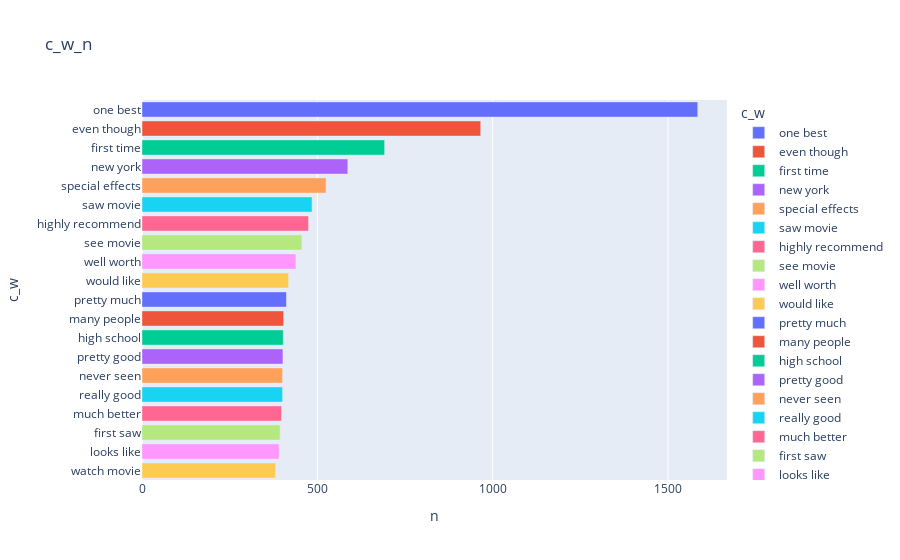

Notebook source saved alongside this figure:
### Code cell
t_l_1_data2 = dict(N_그램_표현(t_l_1_s,20,2))
v_df_t_l_1_2 = pd.DataFrame(columns=['c_w','n'])
v_df_t_l_1_2['c_w'] = list(t_l_1_data2.keys())
v_df_t_l_1_2['n'] = list(t_l_1_data2.values())
fig = px.bar(v_df_t_l_1_2,x='n' ,y='c_w',orientation='h',title = 'c_w_n',color='c_w')
fig.show()

### Figure 1 — Plotly figure (JSON) as saved in the notebook; plotly's stock layout.template omitted (floating-point values rounded to 4 significant figures)
{"data": [{"alignmentgroup": "True", "hovertemplate": "c_w=%{y}<br>n=%{x}<extra></extra>", "legendgroup": "one best", "marker": {"color": "#636efa", "pattern": {"shape": ""}}, "name": "one best", "offsetgroup": "one best", "orientation": "h", "showlegend": true, "textposition": "auto", "type": "bar", "x": [1585], "xaxis": "x", "y": ["one best"], "yaxis": "y"}, {"alignmentgroup": "True", "hovertemplate": "c_w=%{y}<br>n=%{x}<extra></extra>", "legendgroup": "even though", "marker": {"color": "#EF553B", "pattern": {"shape": ""}}, "name": "even though", "offsetgroup": "even though", "orientation": "h", "showlegend": true, "textposition": "auto", "type": "bar", "x": [966], "xaxis": "x", "y": ["even though"], "yaxis": "y"}, {"alignmentgroup": "True", "hovertemplate": "c_w=%{y}<br>n=%{x}<extra></extra>", "legendgroup": "first time", "marker": {"color": "#00cc96", "pattern": {"shape": ""}}, "name": "first time", "offsetgroup": "first time", "orientation": "h", "showlegend": true, "textposition": "auto", "type": "bar", "x": [692], "xaxis": "x", "y": ["first time"], "yaxis": "y"}, {"alignmentgroup": "True", "hovertemplate": "c_w=%{y}<br>n=%{x}<extra></extra>", "legendgroup": "new york", "marker": {"color": "#ab63fa", "pattern": {"shape": ""}}, "name": "new york", "offsetgroup": "new york", "orientation": "h", "showlegend": true, "textposition": "auto", "type": "bar", "x": [587], "xaxis": "x", "y": ["new york"], "yaxis": "y"}, {"alignmentgroup": "True", "hovertemplate": "c_w=%{y}<br>n=%{x}<extra></extra>", "legendgroup": "special effects", "marker": {"color": "#FFA15A", "pattern": {"shape": ""}}, "name": "special effects", "offsetgroup": "special effects", "orientation": "h", "showlegend": true, "textposition": "auto", "type": "bar", "x": [525], "xaxis": "x", "y": ["special effects"], "yaxis": "y"}, {"alignmentgroup": "True", "hovertemplate": "c_w=%{y}<br>n=%{x}<extra></extra>", "legendgroup": "saw movie", "marker": {"color": "#19d3f3", "pattern": {"shape": ""}}, "name": "saw movie", "offsetgroup": "saw movie", "orientation": "h", "showlegend": true, "textposition": "auto", "type": "bar", "x": [485], "xaxis": "x", "y": ["saw movie"], "yaxis": "y"}, {"alignmentgroup": "True", "hovertemplate": "c_w=%{y}<br>n=%{x}<extra></extra>", "legendgroup": "highly recommend", "marker": {"color": "#FF6692", "pattern": {"shape": ""}}, "name": "highly recommend", "offsetgroup": "highly recommend", "orientation": "h", "showlegend": true, "textposition": "auto", "type": "bar", "x": [475], "xaxis": "x", "y": ["highly recommend"], "yaxis": "y"}, {"alignmentgroup": "True", "hovertemplate": "c_w=%{y}<br>n=%{x}<extra></extra>", "legendgroup": "see movie", "marker": {"color": "#B6E880", "pattern": {"shape": ""}}, "name": "see movie", "offsetgroup": "see movie", "orientation": "h", "showlegend": true, "textposition": "auto", "type": "bar", "x": [456], "xaxis": "x", "y": ["see movie"], "yaxis": "y"}, {"alignmentgroup": "True", "hovertemplate": "c_w=%{y}<br>n=%{x}<extra></extra>", "legendgroup": "well worth", "marker": {"color": "#FF97FF", "pattern": {"shape": ""}}, "name": "well worth", "offsetgroup": "well worth", "orientation": "h", "showlegend": true, "textposition": "auto", "type": "bar", "x": [439], "xaxis": "x", "y": ["well worth"], "yaxis": "y"}, {"alignmentgroup": "True", "hovertemplate": "c_w=%{y}<br>n=%{x}<extra></extra>", "legendgroup": "would like", "marker": {"color": "#FECB52", "pattern": {"shape": ""}}, "name": "would like", "offsetgroup": "would like", "orientation": "h", "showlegend": true, "textposition": "auto", "type": "bar", "x": [418], "xaxis": "x", "y": ["would like"], "yaxis": "y"}, {"alignmentgroup": "True", "hovertemplate": "c_w=%{y}<br>n=%{x}<extra></extra>", "legendgroup": "pretty much", "marker": {"color": "#636efa", "pattern": {"shape": ""}}, "name": "pretty much", "offsetgroup": "pretty much", "orientation": "h", "showlegend": true, "textposition": "auto", "type": "bar", "x": [412], "xaxis": "x", "y": ["pretty much"], "yaxis": "y"}, {"alignmentgroup": "True", "hovertemplate": "c_w=%{y}<br>n=%{x}<extra></extra>", "legendgroup": "many people", "marker": {"color": "#EF553B", "pattern": {"shape": ""}}, "name": "many people", "offsetgroup": "many people", "orientation": "h", "showlegend": true, "textposition": "auto", "type": "bar", "x": [404], "xaxis": "x", "y": ["many people"], "yaxis": "y"}, {"alignmentgroup": "True", "hovertemplate": "c_w=%{y}<br>n=%{x}<extra></extra>", "legendgroup": "high school", "marker": {"color": "#00cc96", "pattern": {"shape": ""}}, "name": "high school", "offsetgroup": "high school", "orientation": "h", "showlegend": true, "textposition": "auto", "type": "bar", "x": [403], "xaxis": "x", "y": ["high school"], "yaxis": "y"}, {"alignmentgroup": "True", "hovertemplate": "c_w=%{y}<br>n=%{x}<extra></extra>", "legendgroup": "pretty good", "marker": {"color": "#ab63fa", "pattern": {"shape": ""}}, "name": "pretty good", "offsetgroup": "pretty good", "orientation": "h", "showlegend": true, "textposition": "auto", "type": "bar", "x": [402], "xaxis": "x", "y": ["pretty good"], "yaxis": "y"}, {"alignmentgroup": "True", "hovertemplate": "c_w=%{y}<br>n=%{x}<extra></extra>", "legendgroup": "never seen", "marker": {"color": "#FFA15A", "pattern": {"shape": ""}}, "name": "never seen", "offsetgroup": "never seen", "orientation": "h", "showlegend": true, "textposition": "auto", "type": "bar", "x": [401], "xaxis": "x", "y": ["never seen"], "yaxis": "y"}, {"alignmentgroup": "True", "hovertemplate": "c_w=%{y}<br>n=%{x}<extra></extra>", "legendgroup": "really good", "marker": {"color": "#19d3f3", "pattern": {"shape": ""}}, "name": "really good", "offsetgroup": "really good", "orientation": "h", "showlegend": true, "textposition": "auto", "type": "bar", "x": [401], "xaxis": "x", "y": ["really good"], "yaxis": "y"}, {"alignmentgroup": "True", "hovertemplate": "c_w=%{y}<br>n=%{x}<extra></extra>", "legendgroup": "much better", "marker": {"color": "#FF6692", "pattern": {"shape": ""}}, "name": "much better", "offsetgroup": "much better", "orientation": "h", "showlegend": true, "textposition": "auto", "type": "bar", "x": [398], "xaxis": "x", "y": ["much better"], "yaxis": "y"}, {"alignmentgroup": "True", "hovertemplate": "c_w=%{y}<br>n=%{x}<extra></extra>", "legendgroup": "first saw", "marker": {"color": "#B6E880", "pattern": {"shape": ""}}, "name": "first saw", "offsetgroup": "first saw", "orientation": "h", "showlegend": true, "textposition": "auto", "type": "bar", "x": [394], "xaxis": "x", "y": ["first saw"], "yaxis": "y"}, {"alignmentgroup": "True", "hovertemplate": "c_w=%{y}<br>n=%{x}<extra></extra>", "legendgroup": "looks like", "marker": {"color": "#FF97FF", "pattern": {"shape": ""}}, "name": "looks like", "offsetgroup": "looks like", "orientation": "h", "showlegend": true, "textposition": "auto", "type": "bar", "x": [391], "xaxis": "x", "y": ["looks like"], "yaxis": "y"}, {"alignmentgroup": "True", "hovertemplate": "c_w=%{y}<br>n=%{x}<extra></extra>", "legendgroup": "watch movie", "marker": {"color": "#FECB52", "pattern": {"shape": ""}}, "name": "watch movie", "offsetgroup": "watch movie", "orientation": "h", "showlegend": true, "textposition": "auto", "type": "bar", "x": [381], "xaxis": "x", "y": ["watch movie"], "yaxis": "y"}], "layout": {"barmode": "relative", "legend": {"title": {"text": "c_w"}, "tracegroupgap": 0}, "title": {"text": "c_w_n"}, "xaxis": {"anchor": "y", "domain": [0, 1], "title": {"text": "n"}}, "yaxis": {"anchor": "x", "categoryarray": ["watch movie", "looks like", "first saw", "much better", "really good", "never seen", "pretty good", "high school", "many people", "pretty much", "would like", "well worth", "see movie", "highly recommend", "saw movie", "special effects", "new york", "first time", "even though", "one best"], "categoryorder": "array", "domain": [0, 1], "title": {"text": "c_w"}}}}
